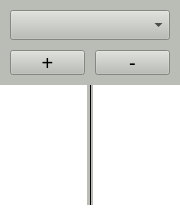
<?xml version="1.0" encoding="UTF-8"?>
<ui version="4.0">
 <class>SeqEntity</class>
 <widget class="QFrame" name="SeqEntity">
  <property name="geometry">
   <rect>
    <x>0</x>
    <y>0</y>
    <width>180</width>
    <height>210</height>
   </rect>
  </property>
  <property name="windowTitle">
   <string>Frame</string>
  </property>
  <property name="styleSheet">
   <string notr="true">background-color: rgba(191, 64, 64, 0);</string>
  </property>
  <widget class="QWidget" name="widget" native="true">
   <property name="geometry">
    <rect>
     <x>0</x>
     <y>0</y>
     <width>180</width>
     <height>85</height>
    </rect>
   </property>
   <property name="styleSheet">
    <string notr="true">background-color: rgb(186, 189, 182);</string>
   </property>
   <widget class="QComboBox" name="comboBox">
    <property name="geometry">
     <rect>
      <x>10</x>
      <y>10</y>
      <width>160</width>
      <height>30</height>
     </rect>
    </property>
   </widget>
   <widget class="QPushButton" name="plusButton">
    <property name="geometry">
     <rect>
      <x>10</x>
      <y>50</y>
      <width>75</width>
      <height>25</height>
     </rect>
    </property>
    <property name="font">
     <font>
      <pointsize>15</pointsize>
     </font>
    </property>
    <property name="styleSheet">
     <string notr="true">color: rgb(0, 0, 0);</string>
    </property>
    <property name="text">
     <string>+</string>
    </property>
   </widget>
   <widget class="QPushButton" name="minusButton">
    <property name="geometry">
     <rect>
      <x>95</x>
      <y>50</y>
      <width>75</width>
      <height>25</height>
     </rect>
    </property>
    <property name="font">
     <font>
      <pointsize>15</pointsize>
     </font>
    </property>
    <property name="styleSheet">
     <string notr="true">color: rgb(0, 0, 0);</string>
    </property>
    <property name="text">
     <string>-</string>
    </property>
   </widget>
  </widget>
  <widget class="Line" name="line">
   <property name="geometry">
    <rect>
     <x>87</x>
     <y>85</y>
     <width>6</width>
     <height>120</height>
    </rect>
   </property>
   <property name="styleSheet">
    <string notr="true">background-color: rgb(186, 189, 182);</string>
   </property>
   <property name="frameShadow">
    <enum>QFrame::Plain</enum>
   </property>
   <property name="orientation">
    <enum>Qt::Vertical</enum>
   </property>
  </widget>
 </widget>
 <resources/>
 <connections/>
</ui>
